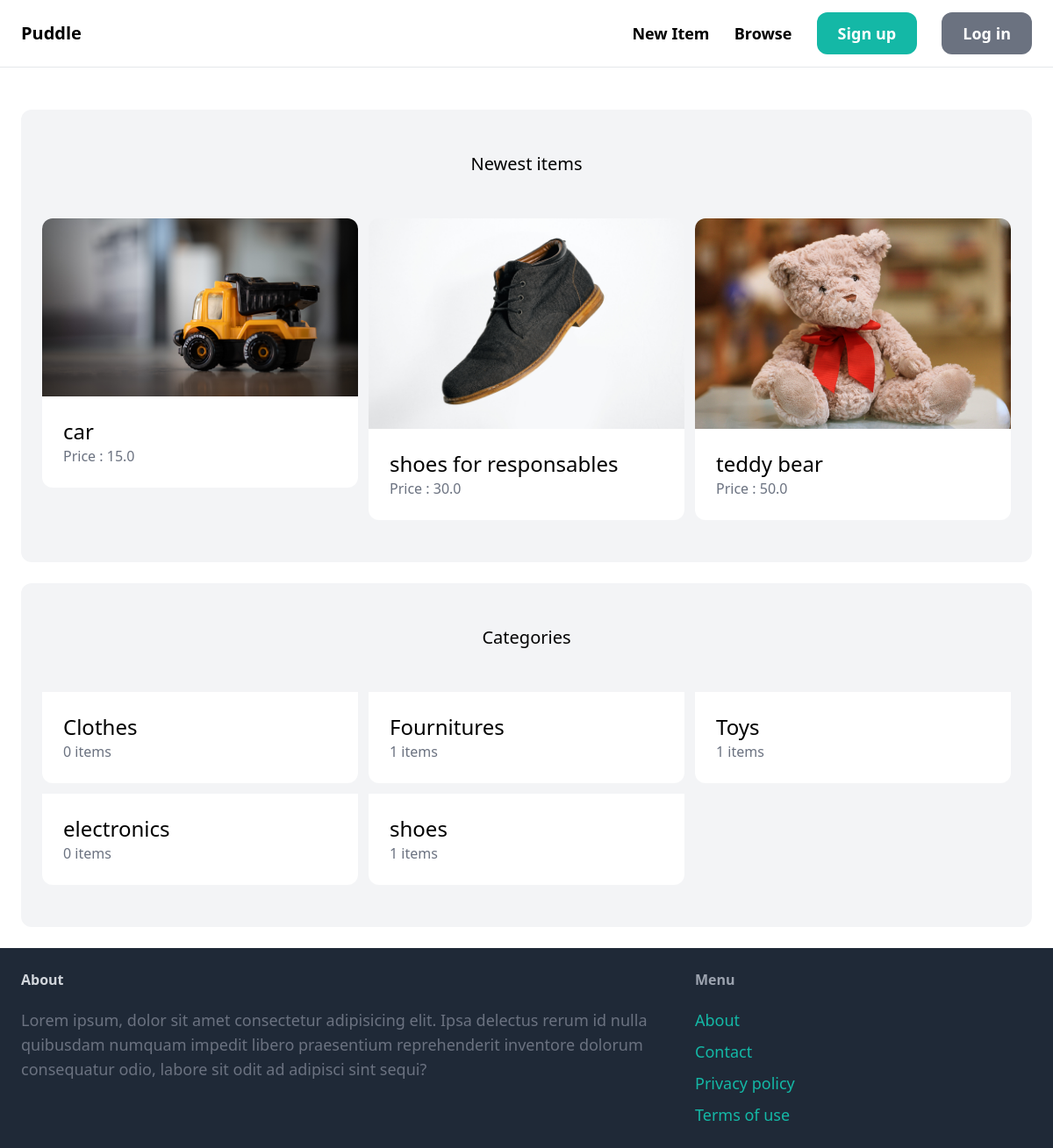
Before: / with the older database file.
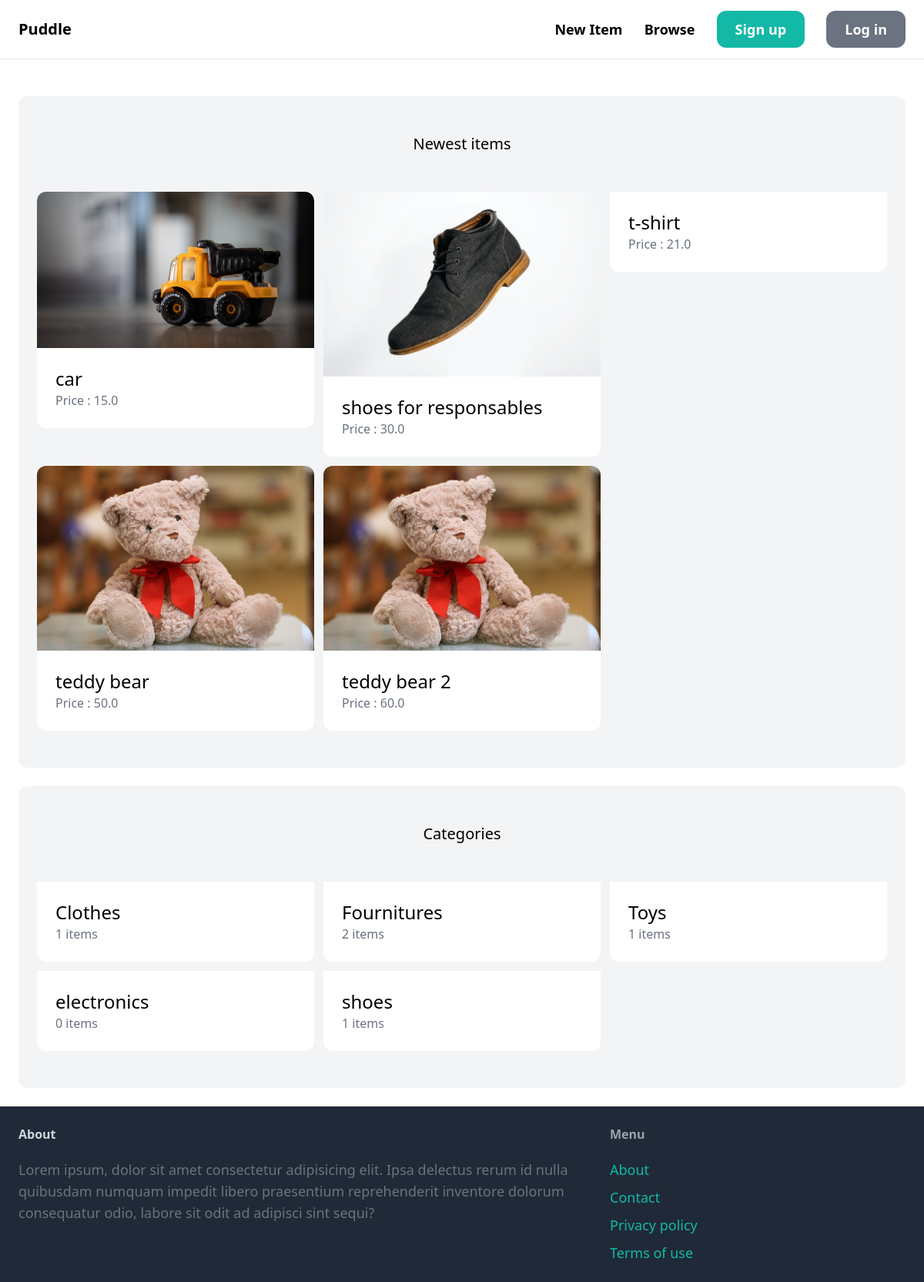
After: the same page with the newer database file.
### item/models.py (models this page shows, shortened)
class Item(models.Model):
    name = models.CharField( max_length = 255)
    category = models.ForeignKey(Category, related_name = 'items', on_delete=models.CASCADE)
    description = models.TextField()
    price = models.FloatField()
    image = models.ImageField(upload_to='item_image', blank=True, null=True)
    is_sold = models.BooleanField(default=False)
    created_by = models.ForeignKey(User, related_name = 'items', on_delete=models.CASCADE)
    created_at = models.DateTimeField(auto_now_add="True")
    class Meta:
        ordering = ('name',)

class Category(models.Model):
    name = models.CharField(max_length = 255)
    class Meta:
        ordering = ('name',)
        verbose_name_plural = "Categories"

### core/views.py (the view)
# urls.py: path("", views.index, name="index"),
def index(request):
    items = Item.objects.filter(is_sold=False)[0:6]
    categories = Category.objects.all()
    return render(request, 'core/index.html', {
        'categories' : categories,
        'items' : items,
    })

### core/templates/core/index.html (shortened to what this page needs)
{% extends 'core/base.html' %}
{% block content %}
    <div class="mt-6 px-6 py-12 bg-gray-100 rounded-xl">
        <h2 class="mb-12 text-xl text-center">Newest items</h2>
        <div class="grid grid-cols-3 gap-3">
            {% for item in items %}
                <div>
                    <a href="{% url 'item:detail' item.id %}">
                        <div class="">
                            <img src="{{ item.image.url }}" alt="" class="rounded-t-xl ">
                        </div>
                        <div class="p-6 bg-white rounded-b-xl">
                            <h2 class="text-2xl">{{ item.name }} </h2>
                            <p class="text-gray-500">Price : {{ item.price }} </p>
                        </div>
                    </a>
                </div>
            {% endfor %}
        </div>
    </div>
    <div class="mt-6 px-6 py-12 bg-gray-100 rounded-xl">
        <h2 class="mb-12 text-xl text-center">Categories</h2>
        <div class="grid grid-cols-3 gap-3">
            {% for category in categories %}
                <div>
                    <a href="#">
                        <div class="p-6 bg-white rounded-b-xl">
                            <h2 class="text-2xl">{{ category.name }} </h2>
                            <p class="text-gray-500">{{ category.items.count }} items</p>
                        </div>
                    </a>
                </div>
            {% endfor %}
        </div>
    </div>
{% endblock content %}

Changed rows visible on the page:
added Item: name "t-shirt", price "21.0"
added Item: image (picture), name "teddy bear 2", price "60.0"
computed for Category "Clothes": items.count "0" → "1"
computed for Category "Fournitures": items.count "1" → "2"
